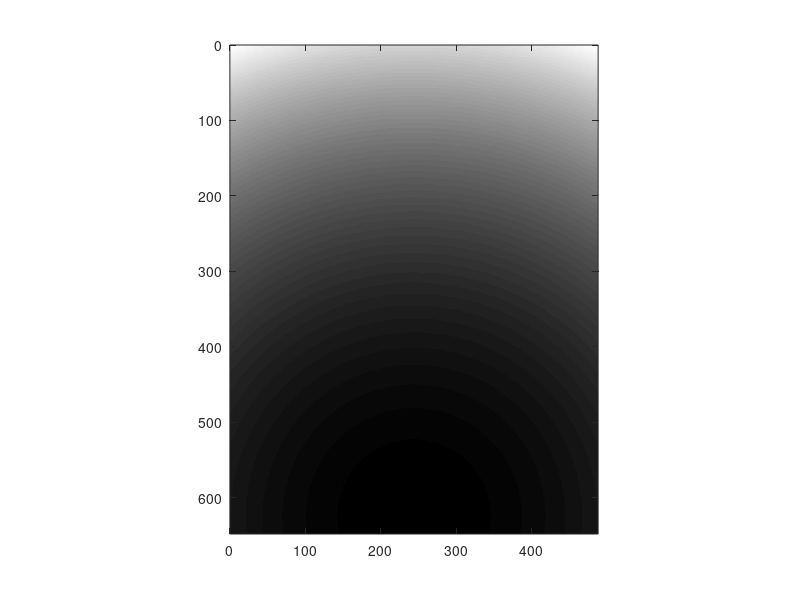

MATLAB code to generate this figure: (Note: this script raises an error after producing the figure.)
clear all

% Data reading & stacking
frame_width=648;
frame_height=488;

X_overlapping=10;
Y_overlapping=10;


frame_width_eff=frame_width-X_overlapping;
frame_height_eff=frame_height-Y_overlapping;


num_of_frame_per_division=16;

normalization_factor=50;

X_mosaic_number=1;
Y_mosaic_number=3;


division_starting_index=1;
total_division_number=4;

frame_starting_index=36;
total_frame_number=25;




division_number=division_starting_index:(division_starting_index+total_division_number-1);
total_FOV_number=X_mosaic_number*Y_mosaic_number;
k=0;

temp_frame_volume=zeros(frame_width,frame_height,total_division_number*num_of_frame_per_division);

stiched_image=zeros(frame_width_eff*X_mosaic_number+X_overlapping,frame_height_eff*Y_mosaic_number+Y_overlapping);

% correction image generation

% correction 1 (edge summation correction)

correction_A=ones(frame_width,frame_height);

% left&right bound

for tt=1:X_overlapping
    correction_A(tt,:)=correction_A(tt,:)*(tt/(X_overlapping+1));
    correction_A(frame_width-tt+1,:)=correction_A(frame_width-tt+1,:)*(tt/(X_overlapping+1));
end
for tt=1:Y_overlapping
    correction_A(:,tt)=correction_A(:,tt)*(tt/(Y_overlapping+1));
    correction_A(:,frame_height-tt+1)=correction_A(:,frame_height-tt+1)*(tt/(Y_overlapping+1));
end

imagesc(correction_A);
colormap('gray');
axis equal
xlim([0 size(correction_A,2)]);
ylim([0 size(correction_A,1)]);

Gaussian_X_width=550;
Gaussian_Y_width=375;
X_offset=300;
Y_offset=0;

correction_B_X=ones(frame_width,frame_height);
correction_B_Y=ones(frame_width,frame_height);

for tt=1:frame_height
    correction_B_X(:,tt)=gaussmf((1:frame_width),[Gaussian_X_width frame_width/2+X_offset]);
end
for tt=1:frame_width
    correction_B_Y(tt,:)=gaussmf((1:frame_height),[Gaussian_X_width frame_height/2+Y_offset]);
end
correction_B=1./(correction_B_X.*correction_B_Y);

correction_image=correction_A.*correction_B;
%correction_image(:)=1;
imagesc(correction_B);
colormap('gray');
axis equal
xlim([0 size(correction_B,2)]);
ylim([0 size(correction_B,1)]);

for N=0:(total_FOV_number-1)
    
    X_FOV_number=rem(N,X_mosaic_number); %0~2
    Y_FOV_number=2-floor(N/X_mosaic_number); %0~2

    
    folder_path=sprintf('D:\\OCT data\\150701\\separate\\10th_2\\2015_0701_10th_%d\\',N+1);
    cd(folder_path);
    mkdir('divide');


    for p=1:length(division_number)
        file_path=[folder_path sprintf('%08d',division_number(p))];
        fin=fopen(file_path);
        A=fread(fin,[frame_width,frame_height*num_of_frame_per_division],'float32','b');
        if fin ==-1
             k=k+1;
             fclose('all');
        else
            for q=1:num_of_frame_per_division
                temp_frame_volume(:,:,q+((p-1))*num_of_frame_per_division)=A(:,(frame_height*(q-1)+1):frame_height*q);
            end
             fclose('all');
        end
    end
    %temp_frame_volume(:)=1;
    averaged_image=mean(temp_frame_volume(:,:,frame_starting_index:(frame_starting_index+total_frame_number-1)),3).*correction_image;
    
    stiched_image(((X_FOV_number)*frame_width_eff+1):((X_FOV_number)*frame_width_eff+frame_width),((Y_FOV_number)*frame_height_eff+1):((Y_FOV_number)*frame_height_eff+frame_height))=stiched_image(((X_FOV_number)*frame_width_eff+1):((X_FOV_number)*frame_width_eff+frame_width),((Y_FOV_number)*frame_height_eff+1):((Y_FOV_number)*frame_height_eff+frame_height))+averaged_image;

    
end

cmin=6;
cmax=20;



imagesc(stiched_image);
colormap('gray');
caxis([cmin cmax]);
axis equal
xlim([0 size(stiched_image,2)]);
ylim([0 size(stiched_image,1)]);

Normailzed_image=(stiched_image-cmin)/(cmax-5);

% Stacking

imwrite(Normailzed_image,[cd,'\divide\','averaged_frame','.png']);




